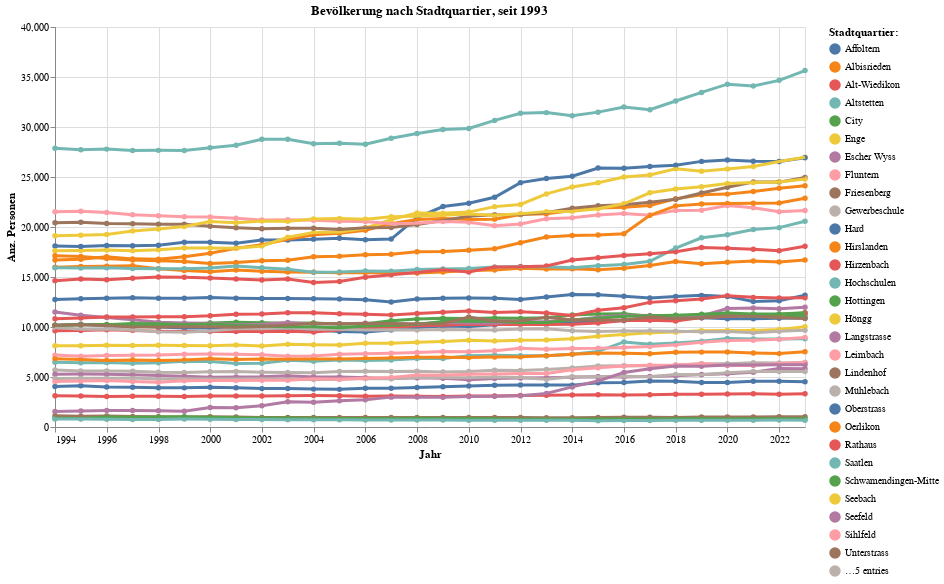

Here is the notebook cell this chart was saved with:
### Code cell
grafic_name = package_name+"_alt2_raum_zeit"+date_today+".png"
print('grafiken_testing/'+grafic_name)

grafik2.save('grafiken_testing/'+grafic_name)

### Figure 1 — Vega-Lite specification as saved in the notebook (floating-point values rounded to 4 significant figures; data arrays with more than 128 entries replaced by an {"elided": "..."} marker saying what was removed)
{"config": {"view": {"continuousWidth": 300, "continuousHeight": 300}}, "layer": [{"mark": {"type": "circle"}, "encoding": {"color": {"field": "RAUM_LANG", "legend": {"orient": "right", "title": "Stadtquartier:"}, "type": "nominal"}, "opacity": {"value": 1.3}, "tooltip": [{"field": "StichtagDatJahr", "type": "temporal"}, {"field": "RAUM_LANG", "type": "nominal"}, {"field": "sum_WBev", "type": "quantitative"}], "x": {"axis": {"title": "Jahr"}, "field": "StichtagDatJahr", "type": "temporal"}, "y": {"axis": {"title": "Anz. Personen"}, "field": "sum_WBev", "type": "quantitative"}}, "name": "view_2", "title": "Bevölkerung nach Stadtquartier, seit 1993"}, {"mark": {"type": "line"}, "encoding": {"color": {"field": "RAUM_LANG", "legend": {"orient": "right", "title": "Stadtquartier:"}, "type": "nominal"}, "size": {"condition": {"test": {"not": {"param": "param_2"}}, "value": 1.2}, "value": 3}, "tooltip": [{"field": "StichtagDatJahr", "type": "temporal"}, {"field": "RAUM_LANG", "type": "nominal"}, {"field": "sum_WBev", "type": "quantitative"}], "x": {"axis": {"title": "Jahr"}, "field": "StichtagDatJahr", "type": "temporal"}, "y": {"axis": {"title": "Anz. Personen"}, "field": "sum_WBev", "type": "quantitative"}}, "title": "Bevölkerung nach Stadtquartier, seit 1993"}], "data": {"name": "data-6b3e0f1b3dec4e7d64a589850b7b8ffa"}, "height": 400, "params": [{"name": "param_2", "select": {"type": "point", "fields": ["RAUM_LANG:N"], "nearest": true, "on": "pointerover"}, "views": ["view_2"]}], "width": 750, "$schema": "https://vega.github.io/schema/vega-lite/v5.8.0.json", "datasets": {"data-6b3e0f1b3dec4e7d64a589850b7b8ffa": {"elided": "1020 records"}}}
